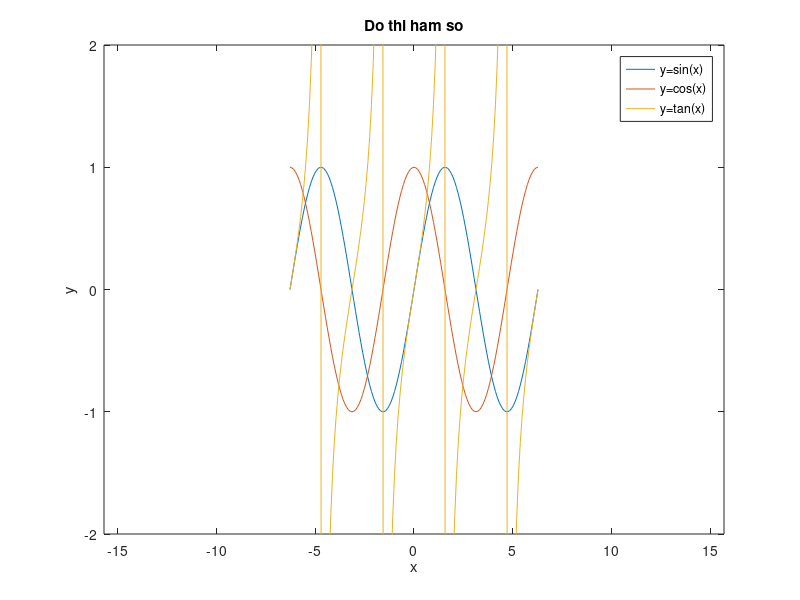

This figure's MATLAB source:
clc
clear all
close all
x=-2*pi:pi/35:2*pi
y1=sin(x);
y2=cos(x);
y3=tan(x);
y=[y1;y2;y3];

plot(x,y)
xlim([-5*pi 5*pi])
ylim([-2 2])
xlabel('x')
ylabel('y')
legend('y=sin(x)','y=cos(x)','y=tan(x)')
title('Do thi ham so')
